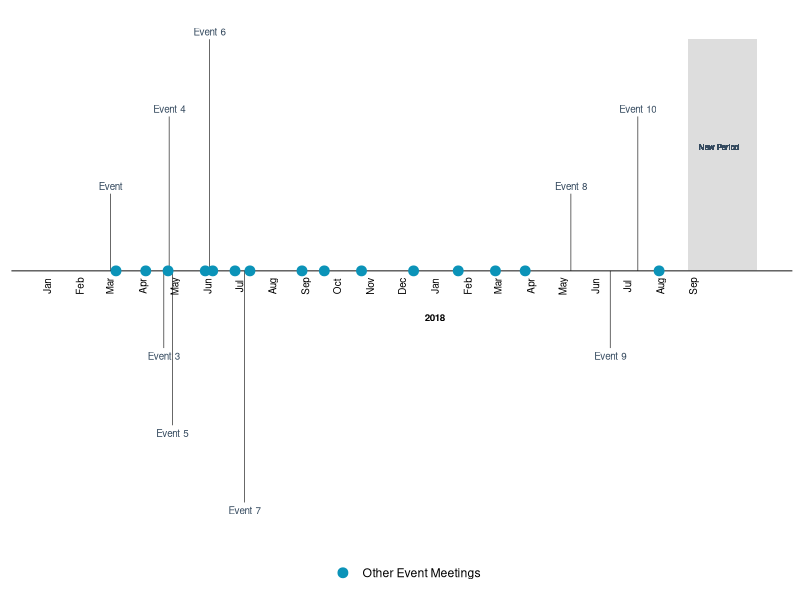

Here is the R script that generated this plot:
## ---- chunk 1
library(tidyverse)
library(ggplot2)
library(scales)
library(lubridate)
## ---- chunk 2
timeline <- read.csv('timeline.csv', header=FALSE)
otherevent <- read.csv('otherevent.csv', header=FALSE)
otherevent$V2 <- c("otherevent")
otherevent$V3 <- c("otherevent")
  
df <- rbind(timeline, otherevent)
rm(timeline, otherevent)

df <- df %>%
  rename(date = "V1") %>%
  rename(status = "V3") %>%
  rename(title = "V2")

#remove the first and third events
df <- df[-1,]
df <- df[-2,]
## ---- chunk 3
status_levels <- c("Other Event Meetings")
status_colors <- c("#0B93B8")

df$date <- as.Date(df$date, "%d/%m/%Y")
## ---- chunk 4
positions <- c(0.5, -0.5, 1.0, -1.0, 1.5, -1.5)
directions <- c(1, -1)

line_pos <- data.frame(
    "date"=unique(df$date),
    "position"=rep(positions, length.out=length(unique(df$date))),
    "direction"=rep(directions, length.out=length(unique(df$date)))
)

df <- merge(x=df, y=line_pos, by="date", all = TRUE)
df <- df[with(df, order(date, status)), ]

head(df)
## ---- chunk 5
text_offset <- 0.05

df$month_count <- ave(df$date==df$date, df$date, FUN=cumsum)
df$text_position <- (df$month_count * text_offset * df$direction) + df$position
head(df)
## ---- chunk 6
#add 60 days either direction
month_date_range <- seq(min(df$date) - days(60), max(df$date) + days(60), by='month')

month_format <- format(month_date_range, '%b')
month_df <- data.frame(month_date_range, month_format)
## ---- chunk 7
year_date_range <- seq(min(df$date) - days(60), max(df$date) + days(60), by='month')

year_date_range <- as.Date(
    intersect(
        ceiling_date(year_date_range, unit="year"),
        floor_date(year_date_range, unit="year")
    ),  origin = "1970-01-01"
)
year_format <- format(year_date_range, '%Y')
year_df <- data.frame(year_date_range, year_format)
## ---- chunk 8
subset <- df %>%
  filter(status != "otherevent")

welfsubset <- df %>%
  filter(status == "otherevent")
## ---- chunk 9
redsubset <- subset %>%
  filter(status == "event")

restsubset <- subset %>%
  filter(status != "event")
## ---- chunk 10
timeline_plot2 <- ggplot(df, aes(x=date,y=0, col="otherevent", label=title)) +
  labs(col="") +
  scale_color_manual(values=status_colors, labels=status_levels) +
  theme_classic() +
# Plot horizontal black line for timeline
  geom_hline(yintercept=0, color = "black", size=0.3) +
# Plot vertical segment lines for milestones
  geom_segment(data=subset, aes(y=position,yend=0,xend=date), color='black', size=0.2) +
# Plot scatter points at zero and date
  geom_point(data= welfsubset, aes(y=0), size=3) +
# Don't show axes, appropriately position legend
  theme(axis.line.y=element_blank(),
                 axis.text.y=element_blank(),
                 axis.title.x=element_blank(),
                 axis.title.y=element_blank(),
                 axis.ticks.y=element_blank(),
                 axis.text.x =element_blank(),
                 axis.ticks.x =element_blank(),
                 axis.line.x =element_blank(),
        legend.position = "bottom"
                ) +
# Show text for each month
  geom_text(data=month_df, aes(x=month_date_range, y=-0.1, label=month_format), size=2.5, vjust=0.5, color='black', angle=90) +
# Show year text
  geom_text(data=year_df, aes(x=year_date_range, y=-0.3, label=year_format, fontface="bold"), size=2.5, color='black') +
#red milestones
  geom_text(data=redsubset, aes(y=text_position,label=title), colour = "#FF0000", size=2.5) +
#rest of milestones
  geom_text(data=restsubset, aes(y=text_position,label=title), colour = "#34495E", size=2.5) +
  annotate("rect", xmin = date("2018-08-27"), xmax = max(month_date_range) + days(60), ymin = 0, ymax = 1.5, alpha = 0.2) +
#add new year
  geom_text(aes(x = date("2018-09-25"), y = 0.8, label = "New Period"), colour = "#34495E", size = 2)
print(timeline_plot2)
